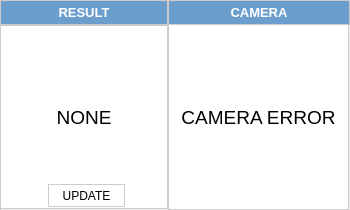
<?xml version="1.0" encoding="UTF-8"?>
<ui version="4.0">
 <class>MainWindow</class>
 <widget class="QMainWindow" name="MainWindow">
  <property name="geometry">
   <rect>
    <x>0</x>
    <y>0</y>
    <width>350</width>
    <height>210</height>
   </rect>
  </property>
  <property name="minimumSize">
   <size>
    <width>350</width>
    <height>210</height>
   </size>
  </property>
  <property name="maximumSize">
   <size>
    <width>350</width>
    <height>210</height>
   </size>
  </property>
  <property name="windowTitle">
   <string>MainWindow</string>
  </property>
  <widget class="QWidget" name="centralwidget">
   <property name="maximumSize">
    <size>
     <width>350</width>
     <height>210</height>
    </size>
   </property>
   <widget class="QWidget" name="horizontalLayoutWidget">
    <property name="geometry">
     <rect>
      <x>0</x>
      <y>0</y>
      <width>401</width>
      <height>251</height>
     </rect>
    </property>
    <layout class="QHBoxLayout" name="horizontalLayout">
     <item>
      <widget class="QFrame" name="Wrapper">
       <property name="styleSheet">
        <string notr="true">border: 1px solid #ccc;</string>
       </property>
       <property name="frameShape">
        <enum>QFrame::StyledPanel</enum>
       </property>
       <property name="frameShadow">
        <enum>QFrame::Raised</enum>
       </property>
       <widget class="QLabel" name="Result_Label">
        <property name="geometry">
         <rect>
          <x>0</x>
          <y>25</y>
          <width>168</width>
          <height>184</height>
         </rect>
        </property>
        <property name="font">
         <font>
          <pointsize>14</pointsize>
         </font>
        </property>
        <property name="styleSheet">
         <string notr="true">border: 1px solid #ccc; background-color: #fff;</string>
        </property>
        <property name="text">
         <string>NONE</string>
        </property>
        <property name="textFormat">
         <enum>Qt::AutoText</enum>
        </property>
        <property name="alignment">
         <set>Qt::AlignCenter</set>
        </property>
       </widget>
       <widget class="QLabel" name="Result_Title">
        <property name="geometry">
         <rect>
          <x>0</x>
          <y>0</y>
          <width>168</width>
          <height>25</height>
         </rect>
        </property>
        <property name="font">
         <font>
          <pointsize>10</pointsize>
          <weight>75</weight>
          <bold>true</bold>
         </font>
        </property>
        <property name="styleSheet">
         <string notr="true">background-color: rgba(103, 155, 203, 246); color: #fff;</string>
        </property>
        <property name="text">
         <string>RESULT</string>
        </property>
        <property name="alignment">
         <set>Qt::AlignCenter</set>
        </property>
       </widget>
       <widget class="QLabel" name="Camera_Title">
        <property name="geometry">
         <rect>
          <x>168</x>
          <y>0</y>
          <width>182</width>
          <height>25</height>
         </rect>
        </property>
        <property name="font">
         <font>
          <pointsize>10</pointsize>
          <weight>75</weight>
          <bold>true</bold>
         </font>
        </property>
        <property name="styleSheet">
         <string notr="true">background-color: rgba(103, 155, 203, 246); color: #fff;</string>
        </property>
        <property name="text">
         <string>CAMERA</string>
        </property>
        <property name="alignment">
         <set>Qt::AlignCenter</set>
        </property>
       </widget>
       <widget class="QLabel" name="Camera_Frame">
        <property name="geometry">
         <rect>
          <x>168</x>
          <y>24</y>
          <width>181</width>
          <height>186</height>
         </rect>
        </property>
        <property name="font">
         <font>
          <pointsize>14</pointsize>
         </font>
        </property>
        <property name="styleSheet">
         <string notr="true">border: 1px solid #ccc; background-color: #fff;</string>
        </property>
        <property name="text">
         <string>CAMERA ERROR</string>
        </property>
        <property name="textFormat">
         <enum>Qt::AutoText</enum>
        </property>
        <property name="alignment">
         <set>Qt::AlignCenter</set>
        </property>
       </widget>
       <widget class="QPushButton" name="Update_Button">
        <property name="geometry">
         <rect>
          <x>48</x>
          <y>184</y>
          <width>77</width>
          <height>23</height>
         </rect>
        </property>
        <property name="cursor">
         <cursorShape>PointingHandCursor</cursorShape>
        </property>
        <property name="styleSheet">
         <string notr="true">background-color: #fff; border: 1px solid #ccc;</string>
        </property>
        <property name="text">
         <string>UPDATE</string>
        </property>
       </widget>
      </widget>
     </item>
    </layout>
   </widget>
  </widget>
 </widget>
 <resources/>
 <connections/>
</ui>
